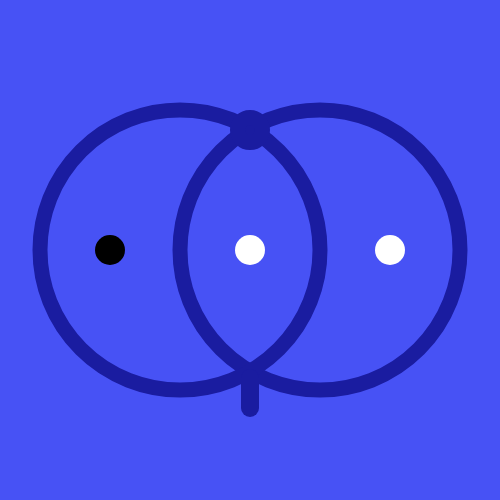
Frame 1 (no input)
Frame 60 (no input): identical to frame 1, image omitted
Frame 120 (the mouse pressed at the canvas centre since frame 60): identical to frame 1, image omitted

The p5.js sketch that drew this single still picture (run headless with seeded random() and noise() and a simulated clock; from frame 60 on, the mouse is pressed at the canvas centre):

// p5.js sketch
// ── sketch.js
const CANVAS_SIZE = 500;
const CENTER_X = CANVAS_SIZE / 2;
const CENTER_Y = CANVAS_SIZE / 2;

const BLACK = [0, 0, 0, 255];
const WHITE = [255, 255, 255, 255];
const FG = [26, 28, 160, 255];
const BG = [71, 82, 245, 255];

function setup() {
  createCanvas(CANVAS_SIZE, CANVAS_SIZE);
}

function draw() {
  noStroke();
  strokeWeight(15);
  fill(...BG);
  rect(0, 0, CANVAS_SIZE, CANVAS_SIZE);
  
  stroke(...FG);
  noFill();

  const CIRCLES = 2;
  for (let i = 0; i < CIRCLES; i++) {
    const angle = i * 360 / CIRCLES;
    const x = CENTER_X + 70 * cos(radians(angle));
    const y = CENTER_Y + 70 * sin(radians(angle));
    ellipse(x, y, 280);
  }

  stroke(...WHITE);
  strokeWeight(0);
  fill(...WHITE);

  ellipse(CENTER_X + 140, CENTER_Y, 30, 30);
  ellipse(CENTER_X, CENTER_Y, 30, 30);
  
  stroke(...BLACK);
  fill(...BLACK);
  ellipse(CENTER_X - 140, CENTER_Y, 30, 30);

  // start
  stroke(...FG);
  strokeWeight(15);
  fill(...FG);
  ellipse(CENTER_X, CENTER_Y - 120, 25)

  // finish
  stroke(...FG);
  strokeWeight(18);
  line(CENTER_X, CENTER_Y + 128, CENTER_X, CENTER_Y + 158)
}
